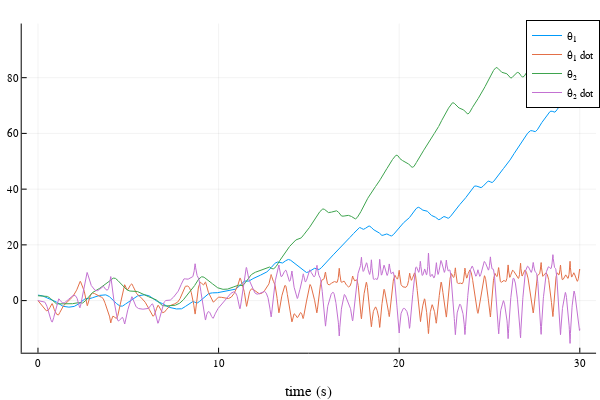
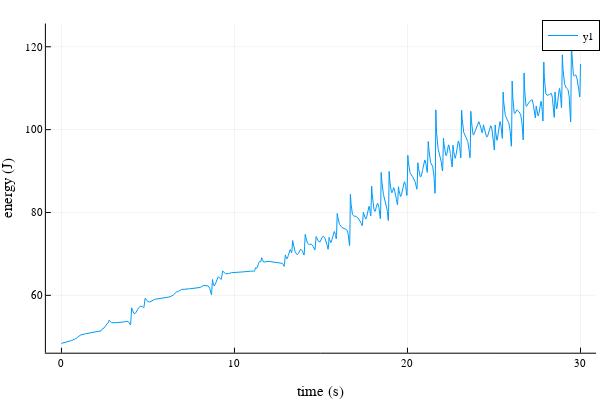

The code cell stored with these charts, in order, in its notebook:
### Code cell
include(joinpath(@__DIR__, "animation.jl"))

let

    # parameters for the simulation
    params = (
        m1 = 1.0,
        m2 = 1.0,
        L1 = 1.0,
        L2 = 1.0,
        g = 9.8
    )

    # initial condition
    x0 = [pi/1.6; 0; pi/1.8; 0]

    # time step size (s)
    dt = 0.01
    tf = 30.0 
    t_vec = 0:dt:tf
    N = length(t_vec)
    
    # store the trajectory in a vector of vectors
    X = [zeros(4) for i = 1:N]
    X[1] = 1*x0 

    # TODO: simulate the double pendulum with `forward_euler` 
    # X[k] = `x_k`, so X[k+1] = forward_euler(params, double_pendulum_dynamics, X[k], dt)
    for i in 1:N-1
        x_k = 1*X[i]
        x_k1 = forward_euler(params, double_pendulum_dynamics, x_k, dt)
        X[i+1] = 1*x_k1
    end
    
    # calculate energy 
    E = [double_pendulum_energy(params,x) for x in X]

    @show @test norm(X[end]) > 1e-10   # make sure all X's were updated
    @show @test 2 < (E[end]/E[1]) < 3  # energy should be increasing

    # plot state history, energy history, and animate it
    display(plot(t_vec, hcat(X...)', xlabel = "time (s)", label = ["θ₁" "θ̇₁ dot" "θ₂" "θ̇₂ dot"]))
    display(plot(t_vec, E, xlabel = "time (s)", ylabel = "energy (J)"))
    meshcat_animate(params,X,dt,N)
    
    
end

### Figure 1 — Plotly figure (JSON) as saved in the notebook; plotly's stock layout.template omitted (floating-point values rounded to 4 significant figures; data arrays with more than 128 entries replaced by an {"elided": "..."} marker saying what was removed)
{"data": [{"colorbar": {"len": 0.9143, "title": "", "x": 0.9934, "y": 0.533}, "legendgroup": "θ₁", "line": {"color": "rgba(0, 154, 250, 1.000)", "dash": "solid", "shape": "linear", "width": 1}, "mode": "lines", "name": "θ₁", "showlegend": true, "type": "scatter", "x": {"elided": "3001 float values"}, "xaxis": "x", "y": {"elided": "3001 float values"}, "yaxis": "y"}, {"colorbar": {"len": 0.9143, "title": "", "x": 0.9934, "y": 0.533}, "legendgroup": "θ̇₁ dot", "line": {"color": "rgba(227, 111, 71, 1.000)", "dash": "solid", "shape": "linear", "width": 1}, "mode": "lines", "name": "θ̇₁ dot", "showlegend": true, "type": "scatter", "x": {"elided": "3001 float values"}, "xaxis": "x", "y": {"elided": "3001 float values"}, "yaxis": "y"}, {"colorbar": {"len": 0.9143, "title": "", "x": 0.9934, "y": 0.533}, "legendgroup": "θ₂", "line": {"color": "rgba(62, 164, 78, 1.000)", "dash": "solid", "shape": "linear", "width": 1}, "mode": "lines", "name": "θ₂", "showlegend": true, "type": "scatter", "x": {"elided": "3001 float values"}, "xaxis": "x", "y": {"elided": "3001 float values"}, "yaxis": "y"}, {"colorbar": {"len": 0.9143, "title": "", "x": 0.9934, "y": 0.533}, "legendgroup": "θ̇₂ dot", "line": {"color": "rgba(195, 113, 210, 1.000)", "dash": "solid", "shape": "linear", "width": 1}, "mode": "lines", "name": "θ̇₂ dot", "showlegend": true, "type": "scatter", "x": {"elided": "3001 float values"}, "xaxis": "x", "y": {"elided": "3001 float values"}, "yaxis": "y"}], "layout": {"annotations": [], "height": 400, "legend": {"bgcolor": "rgba(255, 255, 255, 1.000)", "bordercolor": "rgba(0, 0, 0, 1.000)", "borderwidth": 1, "font": {"color": "rgba(0, 0, 0, 1.000)", "family": "sans-serif", "size": 11}, "title": {"font": {"color": "rgba(0, 0, 0, 1.000)", "family": "sans-serif", "size": 15}, "text": ""}, "tracegroupgap": 0, "traceorder": "normal", "x": 1, "xanchor": "auto", "y": 1, "yanchor": "auto"}, "margin": {"b": 20, "l": 0, "r": 0, "t": 20}, "paper_bgcolor": "rgba(255, 255, 255, 1.000)", "plot_bgcolor": "rgba(255, 255, 255, 1.000)", "showlegend": true, "width": 600, "xaxis": {"anchor": "y", "domain": [0.03619, 0.9934], "gridcolor": "rgba(0, 0, 0, 0.100)", "gridwidth": 0.5, "linecolor": "rgba(0, 0, 0, 1.000)", "mirror": false, "range": [-0.9, 30.9], "showgrid": true, "showline": true, "showticklabels": true, "tickangle": 0, "tickcolor": "rgb(0, 0, 0)", "tickfont": {"color": "rgba(0, 0, 0, 1.000)", "family": "sans-serif", "size": 11}, "tickmode": "array", "ticks": "inside", "ticktext": ["0", "10", "20", "30"], "tickvals": [0, 10, 20, 30], "title": "time (s)", "titlefont": {"color": "rgba(0, 0, 0, 1.000)", "family": "sans-serif", "size": 15}, "type": "-", "visible": true, "zeroline": false, "zerolinecolor": "rgba(0, 0, 0, 1.000)"}, "yaxis": {"anchor": "x", "domain": [0.07581, 0.9902], "gridcolor": "rgba(0, 0, 0, 0.100)", "gridwidth": 0.5, "linecolor": "rgba(0, 0, 0, 1.000)", "mirror": false, "range": [-18.7, 99.43], "showgrid": true, "showline": true, "showticklabels": true, "tickangle": 0, "tickcolor": "rgb(0, 0, 0)", "tickfont": {"color": "rgba(0, 0, 0, 1.000)", "family": "sans-serif", "size": 11}, "tickmode": "array", "ticks": "inside", "ticktext": ["0", "20", "40", "60", "80"], "tickvals": [0, 20, 40, 60, 80], "title": "", "titlefont": {"color": "rgba(0, 0, 0, 1.000)", "family": "sans-serif", "size": 15}, "type": "-", "visible": true, "zeroline": false, "zerolinecolor": "rgba(0, 0, 0, 1.000)"}}}

### Figure 2 — Plotly figure (JSON) as saved in the notebook; plotly's stock layout.template omitted (floating-point values rounded to 4 significant figures; data arrays with more than 128 entries replaced by an {"elided": "..."} marker saying what was removed)
{"data": [{"colorbar": {"len": 0.9143, "title": "", "x": 0.9934, "y": 0.533}, "legendgroup": "y1", "line": {"color": "rgba(0, 154, 250, 1.000)", "dash": "solid", "shape": "linear", "width": 1}, "mode": "lines", "name": "y1", "showlegend": true, "type": "scatter", "x": {"elided": "3001 float values"}, "xaxis": "x", "y": {"elided": "3001 float values"}, "yaxis": "y"}], "layout": {"annotations": [], "height": 400, "legend": {"bgcolor": "rgba(255, 255, 255, 1.000)", "bordercolor": "rgba(0, 0, 0, 1.000)", "borderwidth": 1, "font": {"color": "rgba(0, 0, 0, 1.000)", "family": "sans-serif", "size": 11}, "title": {"font": {"color": "rgba(0, 0, 0, 1.000)", "family": "sans-serif", "size": 15}, "text": ""}, "tracegroupgap": 0, "traceorder": "normal", "x": 1, "xanchor": "auto", "y": 1, "yanchor": "auto"}, "margin": {"b": 20, "l": 0, "r": 0, "t": 20}, "paper_bgcolor": "rgba(255, 255, 255, 1.000)", "plot_bgcolor": "rgba(255, 255, 255, 1.000)", "showlegend": true, "width": 600, "xaxis": {"anchor": "y", "domain": [0.07647, 0.9934], "gridcolor": "rgba(0, 0, 0, 0.100)", "gridwidth": 0.5, "linecolor": "rgba(0, 0, 0, 1.000)", "mirror": false, "range": [-0.9, 30.9], "showgrid": true, "showline": true, "showticklabels": true, "tickangle": 0, "tickcolor": "rgb(0, 0, 0)", "tickfont": {"color": "rgba(0, 0, 0, 1.000)", "family": "sans-serif", "size": 11}, "tickmode": "array", "ticks": "inside", "ticktext": ["0", "10", "20", "30"], "tickvals": [0, 10, 20, 30], "title": "time (s)", "titlefont": {"color": "rgba(0, 0, 0, 1.000)", "family": "sans-serif", "size": 15}, "type": "-", "visible": true, "zeroline": false, "zerolinecolor": "rgba(0, 0, 0, 1.000)"}, "yaxis": {"anchor": "x", "domain": [0.07581, 0.9902], "gridcolor": "rgba(0, 0, 0, 0.100)", "gridwidth": 0.5, "linecolor": "rgba(0, 0, 0, 1.000)", "mirror": false, "range": [46.15, 125.6], "showgrid": true, "showline": true, "showticklabels": true, "tickangle": 0, "tickcolor": "rgb(0, 0, 0)", "tickfont": {"color": "rgba(0, 0, 0, 1.000)", "family": "sans-serif", "size": 11}, "tickmode": "array", "ticks": "inside", "ticktext": ["60", "80", "100", "120"], "tickvals": [60, 80, 100, 120], "title": "energy (J)", "titlefont": {"color": "rgba(0, 0, 0, 1.000)", "family": "sans-serif", "size": 15}, "type": "-", "visible": true, "zeroline": false, "zerolinecolor": "rgba(0, 0, 0, 1.000)"}}}
